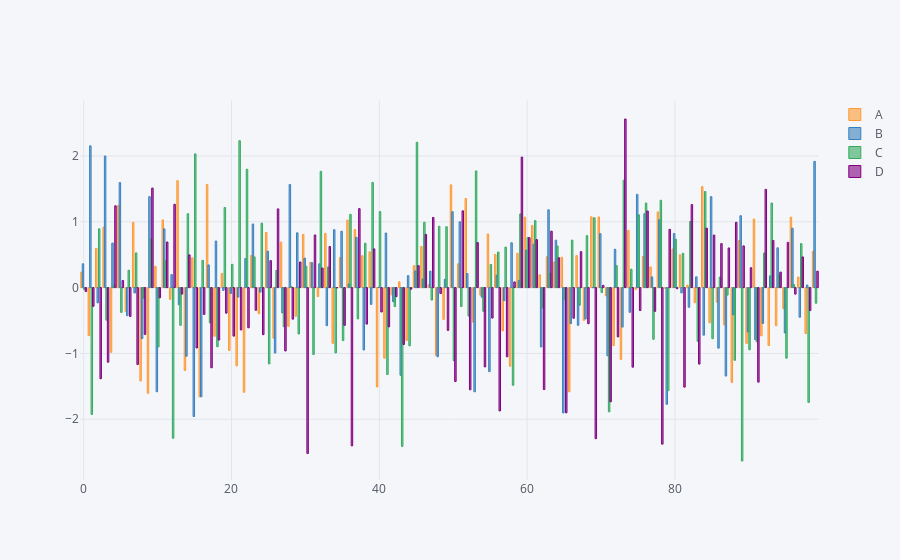

Here is the notebook cell this chart was saved with:
### Markdown cell above
## Box Plot

### Code cell
df.iplot(kind='bar')
